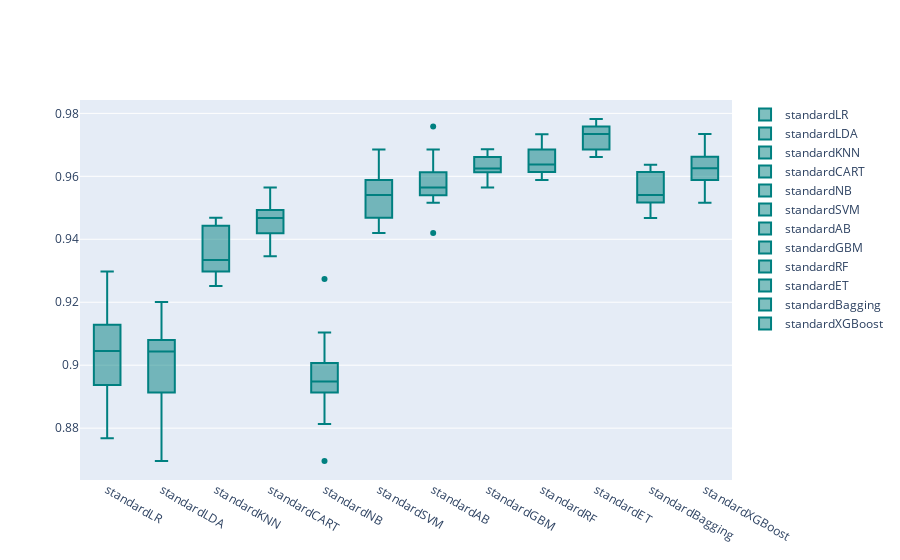

Notebook cell for this chart:
### Code cell
models = GetScaledModel('standard')
names,results = BasedLine2(X_train, y_train, models)
PlotBoxR().PlotResult(names,results)
scaledScoreStandard = ScoreDataFrame(names,results)
compareModels = pd.concat([basedLineScore,
                           scaledScoreStandard], axis=1)
compareModels

### Figure 1 — Plotly figure (JSON) as saved in the notebook; plotly's stock layout.template omitted (floating-point values rounded to 4 significant figures)
{"data": [{"marker": {"color": "rgb(0, 128, 128)"}, "name": "standardLR", "type": "box", "y": [0.901, 0.8865, 0.8768, 0.8937, 0.8983, 0.9104, 0.908, 0.9128, 0.9153, 0.9298]}, {"marker": {"color": "rgb(0, 128, 128)"}, "name": "standardLDA", "type": "box", "y": [0.8937, 0.8841, 0.8696, 0.8913, 0.9031, 0.908, 0.9056, 0.9056, 0.9104, 0.9201]}, {"marker": {"color": "rgb(0, 128, 128)"}, "name": "standardKNN", "type": "box", "y": [0.9469, 0.9251, 0.9251, 0.93, 0.9322, 0.9346, 0.9298, 0.9467, 0.9419, 0.9443]}, {"marker": {"color": "rgb(0, 128, 128)"}, "name": "standardCART", "type": "box", "y": [0.9469, 0.9396, 0.9493, 0.9517, 0.9346, 0.9564, 0.9419, 0.9467, 0.9443, 0.9467]}, {"marker": {"color": "rgb(0, 128, 128)"}, "name": "standardNB", "type": "box", "y": [0.8986, 0.8937, 0.8696, 0.8913, 0.8814, 0.8935, 0.8959, 0.9007, 0.9104, 0.9274]}, {"marker": {"color": "rgb(0, 128, 128)"}, "name": "standardSVM", "type": "box", "y": [0.9517, 0.9589, 0.942, 0.9469, 0.9467, 0.9492, 0.9588, 0.9564, 0.9564, 0.9685]}, {"marker": {"color": "rgb(0, 128, 128)"}, "name": "standardAB", "type": "box", "y": [0.9541, 0.942, 0.9758, 0.9565, 0.9516, 0.954, 0.9685, 0.9613, 0.9564, 0.9613]}, {"marker": {"color": "rgb(0, 128, 128)"}, "name": "standardGBM", "type": "box", "y": [0.9686, 0.9638, 0.9614, 0.9614, 0.9613, 0.9564, 0.9685, 0.9661, 0.9588, 0.9637]}, {"marker": {"color": "rgb(0, 128, 128)"}, "name": "standardRF", "type": "box", "y": [0.9638, 0.9662, 0.971, 0.9614, 0.9637, 0.9613, 0.9637, 0.9685, 0.9734, 0.9588]}, {"marker": {"color": "rgb(0, 128, 128)"}, "name": "standardET", "type": "box", "y": [0.9758, 0.9734, 0.971, 0.9734, 0.9661, 0.9685, 0.9758, 0.9661, 0.9782, 0.9758]}, {"marker": {"color": "rgb(0, 128, 128)"}, "name": "standardBagging", "type": "box", "y": [0.9541, 0.9517, 0.9565, 0.9614, 0.954, 0.9467, 0.9467, 0.9637, 0.9637, 0.954]}, {"marker": {"color": "rgb(0, 128, 128)"}, "name": "standardXGBoost", "type": "box", "y": [0.9614, 0.9638, 0.9734, 0.9662, 0.9685, 0.9588, 0.9588, 0.9516, 0.9661, 0.9516]}], "layout": {}}
